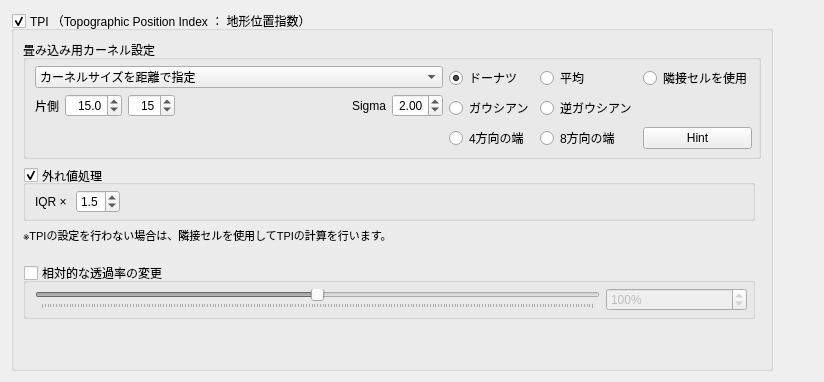
     <widget class="QWidget" name="TpiTab">
      <attribute name="title">
       <string>TPI</string>
      </attribute>
      <layout class="QHBoxLayout" name="horizontalLayout_2">
       <item>
        <widget class="QGroupBox" name="gpBox_Tpi">
         <property name="title">
          <string>TPI （Topographic Position Index ： 地形位置指数）</string>
         </property>
         <property name="checkable">
          <bool>true</bool>
         </property>
         <property name="checked">
          <bool>true</bool>
         </property>
         <layout class="QGridLayout" name="gridLayout_4">
          <item row="3" column="0">
           <widget class="QLabel" name="label_2">
            <property name="font">
             <font>
              <pointsize>8</pointsize>
             </font>
            </property>
            <property name="text">
             <string>※TPIの設定を行わない場合は、隣接セルを使用してTPIの計算を行います。
</string>
            </property>
           </widget>
          </item>
          <item row="0" column="0" colspan="2">
           <widget class="QGroupBox" name="gB_1">
            <property name="styleSheet">
             <string notr="true"/>
            </property>
            <property name="title">
             <string>畳み込み用カーネル設定</string>
            </property>
            <property name="checkable">
             <bool>false</bool>
            </property>
            <layout class="QGridLayout" name="gridLayout">
             <property name="leftMargin">
              <number>9</number>
             </property>
             <property name="topMargin">
              <number>6</number>
             </property>
             <property name="rightMargin">
              <number>6</number>
             </property>
             <property name="bottomMargin">
              <number>6</number>
             </property>
             <item row="0" column="0">
              <layout class="QVBoxLayout" name="vL_2">
               <item>
                <widget class="QComboBox" name="cmbBox_Kernel">
                 <property name="minimumSize">
                  <size>
                   <width>0</width>
                   <height>0</height>
                  </size>
                 </property>
                 <item>
                  <property name="text">
                   <string>カーネルサイズを距離で指定</string>
                  </property>
                 </item>
                 <item>
                  <property name="text">
                   <string>カーネルサイズをセル数で指定</string>
                  </property>
                 </item>
                </widget>
               </item>
               <item>
                <layout class="QGridLayout" name="gL_4">
                 <item row="0" column="4">
                  <spacer name="hS_1">
                   <property name="orientation">
                    <enum>Qt::Horizontal</enum>
                   </property>
                   <property name="sizeHint" stdset="0">
                    <size>
                     <width>40</width>
                     <height>20</height>
                    </size>
                   </property>
                  </spacer>
                 </item>
                 <item row="0" column="2">
                  <widget class="QgsDoubleSpinBox" name="spinBoxF_KernelSize">
                   <property name="focusPolicy">
                    <enum>Qt::StrongFocus</enum>
                   </property>
                   <property name="frame">
                    <bool>true</bool>
                   </property>
                   <property name="alignment">
                    <set>Qt::AlignRight|Qt::AlignTrailing|Qt::AlignVCenter</set>
                   </property>
                   <property name="decimals">
                    <number>1</number>
                   </property>
                   <property name="maximum">
                    <double>500.000000000000000</double>
                   </property>
                   <property name="singleStep">
                    <double>0.500000000000000</double>
                   </property>
                   <property name="value">
                    <double>15.000000000000000</double>
                   </property>
                   <property name="showClearButton">
                    <bool>false</bool>
                   </property>
                   <property name="clearValue">
                    <bool>false</bool>
                   </property>
                   <property name="expressionsEnabled">
                    <bool>true</bool>
                   </property>
                  </widget>
                 </item>
                 <item row="1" column="1" colspan="6">
                  <widget class="QLabel" name="l_17">
                   <property name="text">
                    <string>　　　　　　　　　　　　　　　　　　　　　　　　　　　　　　　　　　</string>
                   </property>
                  </widget>
                 </item>
                 <item row="0" column="6">
                  <widget class="QgsDoubleSpinBox" name="spinBoxF_GaussSigma">
                   <property name="focusPolicy">
                    <enum>Qt::StrongFocus</enum>
                   </property>
                   <property name="alignment">
                    <set>Qt::AlignRight|Qt::AlignTrailing|Qt::AlignVCenter</set>
                   </property>
                   <property name="maximum">
                    <double>5.000000000000000</double>
                   </property>
                   <property name="value">
                    <double>2.000000000000000</double>
                   </property>
                   <property name="showClearButton">
                    <bool>false</bool>
                   </property>
                  </widget>
                 </item>
                 <item row="0" column="1">
                  <widget class="QLabel" name="l_15">
                   <property name="text">
                    <string>片側</string>
                   </property>
                   <property name="alignment">
                    <set>Qt::AlignRight|Qt::AlignTrailing|Qt::AlignVCenter</set>
                   </property>
                   <property name="indent">
                    <number>-1</number>
                   </property>
                  </widget>
                 </item>
                 <item row="0" column="5">
                  <widget class="QLabel" name="l_4">
                   <property name="text">
                    <string>Sigma</string>
                   </property>
                   <property name="alignment">
                    <set>Qt::AlignRight|Qt::AlignTrailing|Qt::AlignVCenter</set>
                   </property>
                   <property name="indent">
                    <number>-1</number>
                   </property>
                  </widget>
                 </item>
                 <item row="0" column="3">
                  <widget class="QgsSpinBox" name="spinBoxInt_KernelSize">
                   <property name="alignment">
                    <set>Qt::AlignRight|Qt::AlignTrailing|Qt::AlignVCenter</set>
                   </property>
                   <property name="minimum">
                    <number>1</number>
                   </property>
                   <property name="maximum">
                    <number>100</number>
                   </property>
                   <property name="value">
                    <number>15</number>
                   </property>
                   <property name="showClearButton">
                    <bool>false</bool>
                   </property>
                  </widget>
                 </item>
                </layout>
               </item>
              </layout>
             </item>
             <item row="0" column="1" colspan="2">
              <layout class="QGridLayout" name="gL_5">
               <item row="1" column="1">
                <widget class="QRadioButton" name="radioBtn_MeanKernel">
                 <property name="text">
                  <string>平均</string>
                 </property>
                </widget>
               </item>
               <item row="1" column="0">
                <widget class="QRadioButton" name="radioBtn_DoughnutKernel">
                 <property name="text">
                  <string>ドーナツ</string>
                 </property>
                 <property name="checked">
                  <bool>true</bool>
                 </property>
                </widget>
               </item>
               <item row="2" column="0">
                <widget class="QRadioButton" name="radioBtn_GaussKernel">
                 <property name="text">
                  <string>ガウシアン</string>
                 </property>
                </widget>
               </item>
               <item row="3" column="0">
                <widget class="QRadioButton" name="radioBtn_4DirecKernel">
                 <property name="text">
                  <string>4方向の端</string>
                 </property>
                 <property name="checked">
                  <bool>false</bool>
                 </property>
                </widget>
               </item>
               <item row="2" column="1">
                <widget class="QRadioButton" name="radioBtn_InvGaussKernel">
                 <property name="text">
                  <string>逆ガウシアン</string>
                 </property>
                </widget>
               </item>
               <item row="3" column="1">
                <widget class="QRadioButton" name="radioBtn_8DirecKernel">
                 <property name="text">
                  <string>8方向の端</string>
                 </property>
                 <property name="checked">
                  <bool>false</bool>
                 </property>
                </widget>
               </item>
               <item row="1" column="2">
                <widget class="QRadioButton" name="radioBtn_OrgKernel">
                 <property name="text">
                  <string>隣接セルを使用</string>
                 </property>
                </widget>
               </item>
               <item row="3" column="2">
                <widget class="QPushButton" name="btn_ShowTpiHint">
                 <property name="text">
                  <string>Hint</string>
                 </property>
                </widget>
               </item>
              </layout>
             </item>
            </layout>
           </widget>
          </item>
          <item row="2" column="0">
           <widget class="QGroupBox" name="gpBox_TpiOutTreatment">
            <property name="title">
             <string>外れ値処理</string>
            </property>
            <property name="alignment">
             <set>Qt::AlignLeading|Qt::AlignLeft|Qt::AlignVCenter</set>
            </property>
            <property name="checkable">
             <bool>true</bool>
            </property>
            <layout class="QHBoxLayout" name="horizontalLayout">
             <property name="sizeConstraint">
              <enum>QLayout::SetMaximumSize</enum>
             </property>
             <property name="leftMargin">
              <number>9</number>
             </property>
             <property name="topMargin">
              <number>5</number>
             </property>
             <property name="rightMargin">
              <number>5</number>
             </property>
             <property name="bottomMargin">
              <number>5</number>
             </property>
             <item>
              <widget class="QLabel" name="l_9">
               <property name="text">
                <string>IQR × </string>
               </property>
               <property name="alignment">
                <set>Qt::AlignRight|Qt::AlignTrailing|Qt::AlignVCenter</set>
               </property>
              </widget>
             </item>
             <item>
              <widget class="QgsDoubleSpinBox" name="spinBoxF_TpiThres">
               <property name="focusPolicy">
                <enum>Qt::StrongFocus</enum>
               </property>
               <property name="decimals">
                <number>1</number>
               </property>
               <property name="minimum">
                <double>1.000000000000000</double>
               </property>
               <property name="maximum">
                <double>5.000000000000000</double>
               </property>
               <property name="singleStep">
                <double>0.500000000000000</double>
               </property>
               <property name="value">
                <double>1.500000000000000</double>
               </property>
               <property name="showClearButton">
                <bool>false</bool>
               </property>
              </widget>
             </item>
             <item>
              <spacer name="hS_3">
               <property name="orientation">
                <enum>Qt::Horizontal</enum>
               </property>
               <property name="sizeHint" stdset="0">
                <size>
                 <width>40</width>
                 <height>20</height>
                </size>
               </property>
              </spacer>
             </item>
            </layout>
           </widget>
          </item>
          <item row="4" column="0">
           <widget class="QGroupBox" name="gpBox_TpiAlpha">
            <property name="title">
             <string>相対的な透過率の変更</string>
            </property>
            <property name="checkable">
             <bool>true</bool>
            </property>
            <property name="checked">
             <bool>false</bool>
            </property>
            <layout class="QGridLayout" name="gridLayout_5" columnstretch="4,1">
             <property name="leftMargin">
              <number>9</number>
             </property>
             <property name="topMargin">
              <number>5</number>
             </property>
             <property name="rightMargin">
              <number>5</number>
             </property>
             <property name="bottomMargin">
              <number>5</number>
             </property>
             <item row="0" column="1">
              <widget class="QgsSpinBox" name="spinBoxInt_TpiAlpha">
               <property name="suffix">
                <string>%</string>
               </property>
               <property name="maximum">
                <number>200</number>
               </property>
               <property name="value">
                <number>100</number>
               </property>
              </widget>
             </item>
             <item row="0" column="0">
              <widget class="QSlider" name="hSlider_TpiAlpha">
               <property name="styleSheet">
                <string notr="true"/>
               </property>
               <property name="maximum">
                <number>200</number>
               </property>
               <property name="value">
                <number>100</number>
               </property>
               <property name="orientation">
                <enum>Qt::Horizontal</enum>
               </property>
               <property name="tickPosition">
                <enum>QSlider::TicksBelow</enum>
               </property>
              </widget>
             </item>
            </layout>
           </widget>
          </item>
          <item row="5" column="0">
           <spacer name="vS_3">
            <property name="orientation">
             <enum>Qt::Vertical</enum>
            </property>
            <property name="sizeHint" stdset="0">
             <size>
              <width>20</width>
              <height>40</height>
             </size>
            </property>
           </spacer>
          </item>
         </layout>
        </widget>
       </item>
       <item>
        <spacer name="hS">
         <property name="orientation">
          <enum>Qt::Horizontal</enum>
         </property>
         <property name="sizeHint" stdset="0">
          <size>
           <width>40</width>
           <height>20</height>
          </size>
         </property>
        </spacer>
       </item>
      </layout>
     </widget>
